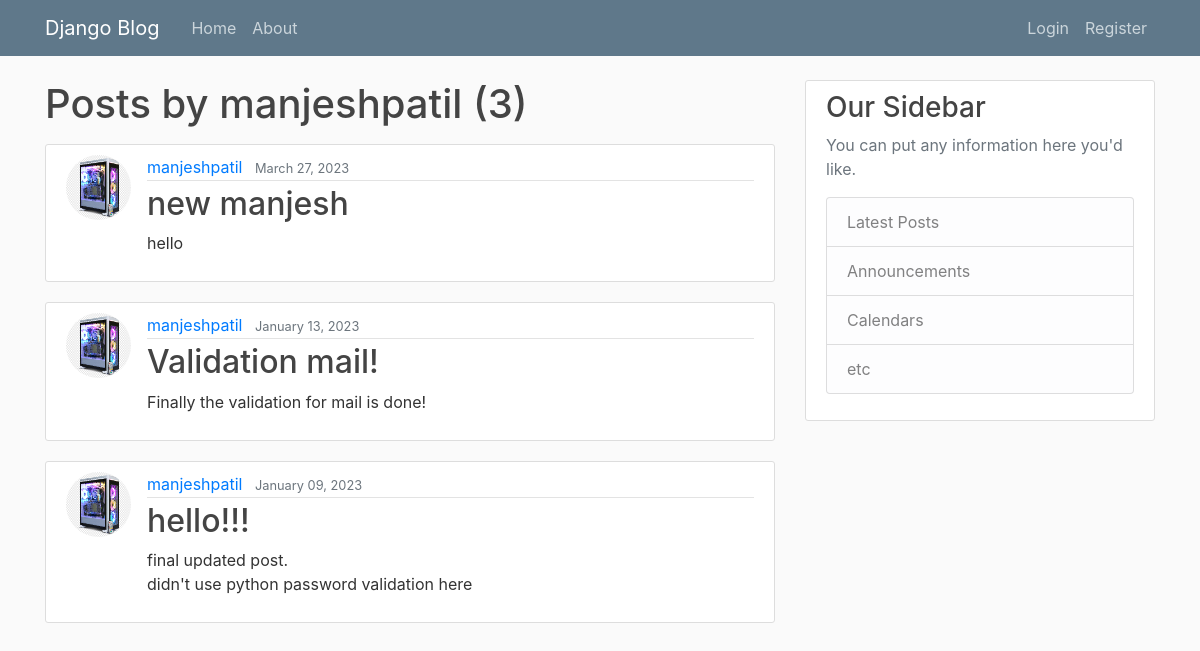
The app's page /user/manjeshpatil with its own data.
### blog/models.py (models this page shows, shortened)
class Post(models.Model):
    title = models.CharField(max_length=100)
    content = models.TextField()
    date_posted = models.DateTimeField(default=timezone.now)
    author = models.ForeignKey(User, on_delete=models.CASCADE)

### users/models.py (models this page shows, shortened)
class Profile(models.Model):
    user = models.OneToOneField(User, on_delete=models.CASCADE)
    image = models.ImageField(default='default.jpg', upload_to='profile_pics')

### blog/views.py (the view)
# urls.py: path('user/<str:username>', UserPostListView.as_view() , name="user-posts"),
class UserPostListView(ListView):
    model = Post
    template_name = 'blog/user_posts.html'  # <app>/<model>_<viewtype>.html
    context_object_name = 'posts'
    paginate_by = 5
    def get_queryset(self):
        user = get_object_or_404(User, username=self.kwargs.get('username'))
        return Post.objects.filter(author=user).order_by('-date_posted')

### blog/templates/blog/user_posts.html (shortened to what this page needs)
{% extends "blog/base.html" %}
{% block content %}
    <h1 class="mb-3">Posts by {{ view.kwargs.username }} ({{ page_obj.paginator.count }})</h1>
    {% for post in posts %}
        <article class="media content-section">
          <img class="rounded-circle article-img" src="{{ post.author.profile.image.url }}">
          <div class="media-body">
            <div class="article-metadata">
              <a class="mr-2" href="{% url 'user-posts' post.author.username %}">{{ post.author }}</a>
              <small class="text-muted">{{ post.date_posted|date:"F d, Y" }}</small>
            </div>
            <h2><a class="article-title" href="{% url 'post-detail' post.id %}">{{ post.title }}</a></h2>
            <p class="article-content">{{ post.content }}</p>
          </div>
        </article>
    {% endfor %}
{% endblock content %}

### blog/templates/blog/base.html (shortened to what this page needs)
{% load static %}
<html>
<head>
    <link rel="stylesheet" href="https://cdn.jsdelivr.net/npm/bootstrap@4.0.0/dist/css/bootstrap.min.css">
    <link rel="stylesheet" href="{% static 'blog/main.css'%}">
</head>
<body>
    <header class="site-header">
        <nav class="navbar navbar-expand-md navbar-dark bg-steel fixed-top">
          <div class="container">
            <a class="navbar-brand mr-4" href="{% url 'blog-home'%}">Django Blog</a>
            <div class="collapse navbar-collapse" id="navbarToggle">
              <div class="navbar-nav mr-auto">
                <a class="nav-item nav-link" href="{% url 'blog-home'%}">Home</a>
                <a class="nav-item nav-link" href="{% url 'blog-about'%}">About</a>
              </div>
              <div class="navbar-nav">
                {% if user.is_authenticated%}
                <a class="nav-item nav-link" href="{% url 'post-create'%}">New Post</a>
                <a class="nav-item nav-link" href="{% url 'profile'%}">Profile</a>
                <a class="nav-item nav-link" href="{% url 'logout'%}">Logout</a>
                {% else %}
                 <a class="nav-item nav-link" href="{% url 'login'%}">Login</a>
                 <a class="nav-item nav-link"  href="{% url 'register'%}">Register</a>
                {% endif %}
              </div>
            </div>
          </div>
        </nav>
        <main role="main" class="container">
            <div class="row">
              <div class="col-md-8">
          {% block content %}{% endblock %}
              </div>
              <div class="col-md-4">
                <div class="content-section">
                  <h3>Our Sidebar</h3>
                  <p class='text-muted'>You can put any information here you'd like.
                    <ul class="list-group">
                      <li class="list-group-item list-group-item-light">Latest Posts</li>
                      <li class="list-group-item list-group-item-light">Announcements</li>
                      <li class="list-group-item list-group-item-light">Calendars</li>
                      <li class="list-group-item list-group-item-light">etc</li>
                    </ul>
                  </p>
                </div>
              </div>
            </div>
          </main>
</body>
</html>

### blog/static/blog/main.css (style rules this page uses)
body { background: #fafafa; color: #333333; margin-top: 5rem; }
h1, h2, h3, h4, h5, h6 { color: #444444; }
ul { margin: 0; }
.bg-steel { background-color: #5f788a; }
.site-header .navbar-nav .nav-link { color: #cbd5db; }
.content-section { background: #ffffff; padding: 10px 20px; border: 1px solid #dddddd; border-radius: 3px; margin-bottom: 20px; }
.article-title { color: #444444; }
.article-content { white-space: pre-line; }
.article-img { height: 65px; width: 65px; margin-right: 16px; }
.article-metadata { padding-bottom: 1px; margin-bottom: 4px; border-bottom: 1px solid #e3e3e3 }

### records on screen
Post: author.profile.image (picture), author "manjeshpatil", date_posted "March 27, 2023", title "new manjesh", content "hello"
Post: author.profile.image (picture), author "manjeshpatil", date_posted "January 13, 2023", title "Validation mail!", content "Finally the validation for mail is done!"
Post: author.profile.image (picture), author "manjeshpatil", date_posted "January 09, 2023", title "hello!!!", content "final updated post. didn't use python password validation here"

### other values on screen
{{ view.kwargs.username }} "manjeshpatil"
{{ page_obj.paginator.count }} "3"
